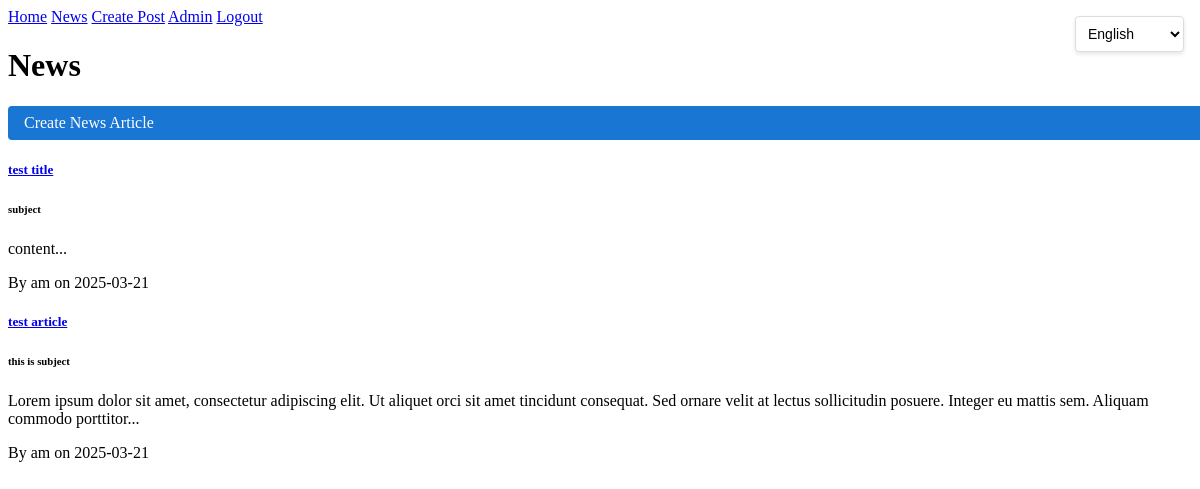
/news/ (signed in), run on the app's committed database.
### app/models.py (models this page shows, shortened)
class News(db.Model):
    id = db.Column(db.Integer, primary_key=True)
    title = db.Column(db.String(200), nullable=False)
    content = db.Column(db.Text, nullable=False)
    subject = db.Column(db.String(100), nullable=False)
    author_id = db.Column(db.Integer, db.ForeignKey('user.id'), nullable=False)
    created_at = db.Column(db.DateTime, default=datetime.utcnow)
    updated_at = db.Column(db.DateTime, default=datetime.utcnow, onupdate=datetime.utcnow)
    author = db.relationship('User', backref='news_articles')

class User(UserMixin, db.Model):
    id = db.Column(db.Integer, primary_key=True)
    username = db.Column(db.String(64), unique=True, nullable=False)
    email = db.Column(db.String(120), unique=True, nullable=False)
    password_hash = db.Column(db.String(128))
    bio = db.Column(db.Text)
    avatar = db.Column(db.String(20))
    location = db.Column(db.String(100))
    website = db.Column(db.String(200))
    newsletter_subscription = db.Column(db.Boolean, default=False)
    created_at = db.Column(db.DateTime, default=datetime.utcnow)
    updated_at = db.Column(db.DateTime, default=datetime.utcnow, onupdate=datetime.utcnow)
    is_admin = db.Column(db.Boolean, default=False)
    active = db.Column(db.Boolean, default=True)
    role_id = db.Column(db.Integer, db.ForeignKey('role.id'))
    posts = db.relationship('Post', backref='author', lazy=True)
    comments = db.relationship('Comment', backref='author', lazy=True)
    @property
    def is_authenticated(self):
        return True

### app/routes/news.py (the view)
@bp.route('/')
def index():
    news_list = News.query.order_by(News.created_at.desc()).all()
    return render_template('news/index.html', news_list=news_list)

### app/models.py (called while the page is built)
@login_manager.user_loader
def load_user(id):
    return User.query.get(int(id))

### app/routes/main.py (called while the page is built)
@bp.app_context_processor
def inject_models():
    return dict(
        Comment=Comment,
        Permission=Permission
    )

### app/templates/news/index.html
{% extends "base.html" %}
{% block content %}
<div class="container mt-4">
    <div class="d-flex justify-content-between align-items-center mb-4">
        <h1>News</h1>
        {% if current_user.is_authenticated %}
        <a href="{{ url_for('news.create') }}" class="btn btn-primary">Create News Article</a>
        {% endif %}
    </div>
    {% for news in news_list %}
    <div class="card mb-3">
        <div class="card-body">
            <h5 class="card-title">
                <a href="{{ url_for('news.view', news_id=news.id) }}">{{ news.title }}</a>
            </h5>
            <h6 class="card-subtitle mb-2 text-muted">{{ news.subject }}</h6>
            <p class="card-text">{{ news.content[:200] }}...</p>
            <div class="text-muted">
                By {{ news.author.username }} on {{ news.created_at.strftime('%Y-%m-%d') }}
            </div>
        </div>
    </div>
    {% else %}
    <p>No news articles yet.</p>
    {% endfor %}
</div>
{% endblock %}

### app/static/style.css (style rules this page uses)
.btn { display: inline-block; padding: 0.75rem 1.5rem; border: none; border-radius: 4px; font-size: 1rem; cursor: pointer; transition: background-color 0.2s; }
.btn-primary { background-color: #4a90e2; color: white; width: 100%; }
.btn { display: inline-flex; align-items: center; gap: 0.5rem; padding: 0.5rem 1rem; border: none; border-radius: 4px; font-size: 1rem; cursor: pointer; text-decoration: none; transition: background-color 0.2s ease; }
.btn-primary { background-color: #1976d2; color: white; }

### data on the page
News: title "test title", subject "subject", content "content", author.username "am", created_at "2025-03-21"
News: title "test article", subject "this is subject", content "Lorem ipsum dolor sit amet, consectetur adipiscing elit. Ut aliquet orci sit amet tincidunt consequat. Sed ornare velit at lectus sollicitudin posuere. Integer eu mattis sem. Aliquam commodo porttitor", author.username "am", created_at "2025-03-21"
